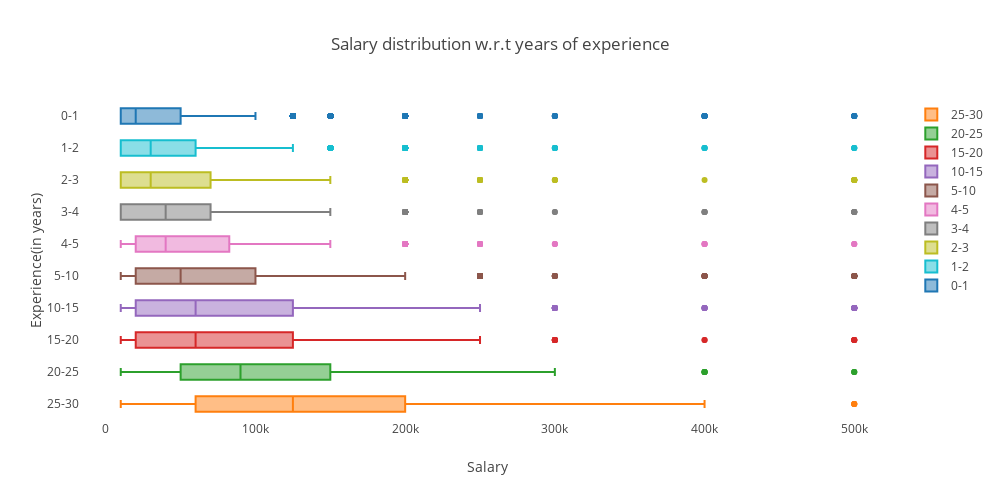

The notebook cell saved with this chart:
### Markdown cell above
Looking at the plain salary distribution won't give much of insight but there are two things which are more interesting to look into as compared to plain salary:
* Distribution of salary according to years of experience
* Distribution of salary according to the current role

You might be wondering if we can also include the `level of education` as another level to consider for salary distribution? It is very common that the salary of a person with a Doctoral degree/Master's degree is more than a person having only Bachelor's degree. There might be a few exceptions to this but this is how the trend is in general.

#### 4.10.1 Salary distribution w.r.t to years of experience

### Code cell
# Select the desired columns
salary_df = multiChoiceResp[['Q6', 'Q8', 'Q9']][1:].dropna()

# Remove all rows where the respondent declined to disclose the salary
salary_df = salary_df[~(salary_df['Q9']=='I do not wish to disclose my approximate yearly compensation')]

# Clean the salary column
salary_df['Q9'] = cleanup_salary(salary_df['Q9'])

# Order in which we want the plot to ensure readability 
order= ['0-1', '1-2', '2-3', '3-4', '4-5', '5-10', '10-15', '15-20', '20-25', '25-30', '30+']

# A list to store box plot data for each category
salary_data= []

# Create a box plot trace
for exp in reversed(order):
    salary_data.append(go.Box(x=salary_df[salary_df['Q8'] == exp]['Q9'], name=exp, orientation='h'))

layout = go.Layout(title='Salary distribution w.r.t years of experience',
                   autosize=False,
                   height=500,
                   width=1000,
                   xaxis=dict(title='Salary'),
                   yaxis=dict(title='Experience(in years)',),)

fig = go.Figure(data=salary_data, layout=layout)
# Visualize
iplot(fig, show_link=False)

del salary_data

### Figure 1 — Plotly figure (JSON) as saved in the notebook; plotly's stock layout.template omitted (floating-point values rounded to 4 significant figures; data arrays with more than 128 entries replaced by an {"elided": "..."} marker saying what was removed)
{"data": [{"name": "30+", "orientation": "h", "type": "box", "uid": "87ccf4d1-731f-4b55-bdd3-94fbb9e49c7c", "x": []}, {"name": "25-30", "orientation": "h", "type": "box", "uid": "9e1a2270-dd42-485e-a98c-31e543f39a2d", "x": [200000, 80000, 60000, 80000, 200000, 125000, 125000, 10000, 100000, 100000, 200000, 250000, 125000, 80000, 150000, 125000, 500000, 200000, 200000, 100000, 90000, 200000, 100000, 150000, 100000, 200000, 125000, 125000, 70000, 20000, 200000, 150000, 50000, 20000, 150000, 250000, 80000, 300000, 70000, 70000, 10000, 200000, 400000, 50000, 150000, 200000, 250000, 125000, 125000, 250000, 150000, 20000, 250000, 20000, 250000, 400000, 40000, 60000, 20000, 40000, 200000, 20000, 100000, 30000, 30000, 30000, 20000, 80000, 90000, 150000, 50000, 80000, 80000, 125000, 60000, 150000, 125000, 20000, 100000, 30000, 150000, 200000, 200000, 60000, 125000, 125000, 500000, 30000, 90000, 500000, 90000, 125000, 200000, 200000, 200000, 300000, 100000, 80000, 125000, 30000, 200000, 200000, 90000, 125000, 500000, 200000, 20000, 300000, 200000, 125000, 150000, 125000, 250000, 20000, 40000, 150000, 50000, 100000, 20000, 10000, 50000, 20000, 150000, 10000]}, {"name": "20-25", "orientation": "h", "type": "box", "uid": "fa26cc5a-ba94-4b80-a561-2886c82cae6b", "x": {"elided": "271 int values"}}, {"name": "15-20", "orientation": "h", "type": "box", "uid": "4d33a5e6-3af3-498d-97d1-4e703663f4a9", "x": {"elided": "595 int values"}}, {"name": "10-15", "orientation": "h", "type": "box", "uid": "127166b8-fba8-4300-97d8-f8f436749efe", "x": {"elided": "1123 int values"}}, {"name": "5-10", "orientation": "h", "type": "box", "uid": "80b52d44-9796-4a6b-af2c-f16431470ba0", "x": {"elided": "1973 int values"}}, {"name": "4-5", "orientation": "h", "type": "box", "uid": "56ab4aa1-c4b9-43b1-9402-e76959b545de", "x": {"elided": "1145 int values"}}, {"name": "3-4", "orientation": "h", "type": "box", "uid": "a5182fb5-abb8-4153-8a95-1e7e5a4ecee5", "x": {"elided": "1308 int values"}}, {"name": "2-3", "orientation": "h", "type": "box", "uid": "c3f2efb9-8039-43d8-b9c6-4989954f9edd", "x": {"elided": "1965 int values"}}, {"name": "1-2", "orientation": "h", "type": "box", "uid": "667a19e7-1266-4a1b-bfbb-52aa99a3cea2", "x": {"elided": "2826 int values"}}, {"name": "0-1", "orientation": "h", "type": "box", "uid": "ac307b08-9e13-411b-a477-1a5faf729060", "x": {"elided": "3879 int values"}}], "layout": {"autosize": false, "height": 500, "title": "Salary distribution w.r.t years of experience", "width": 1000, "xaxis": {"title": "Salary"}, "yaxis": {"title": "Experience(in years)"}}}
